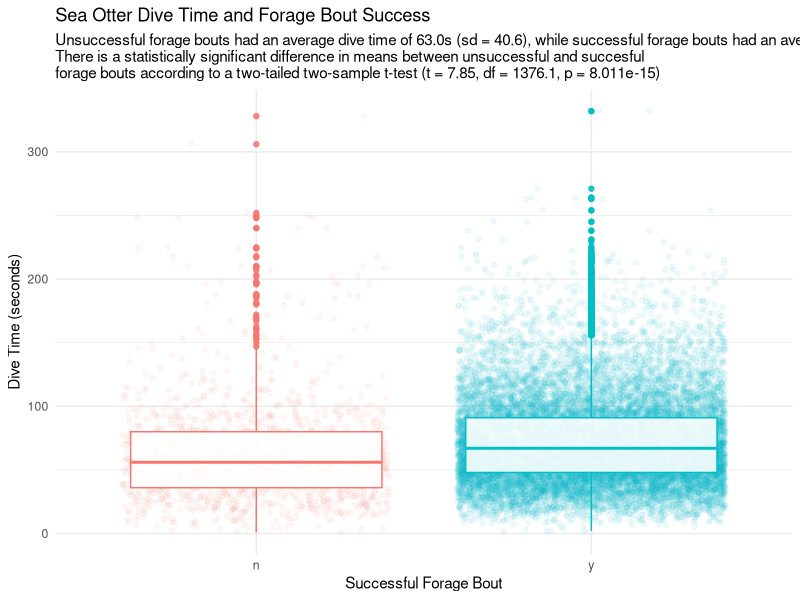
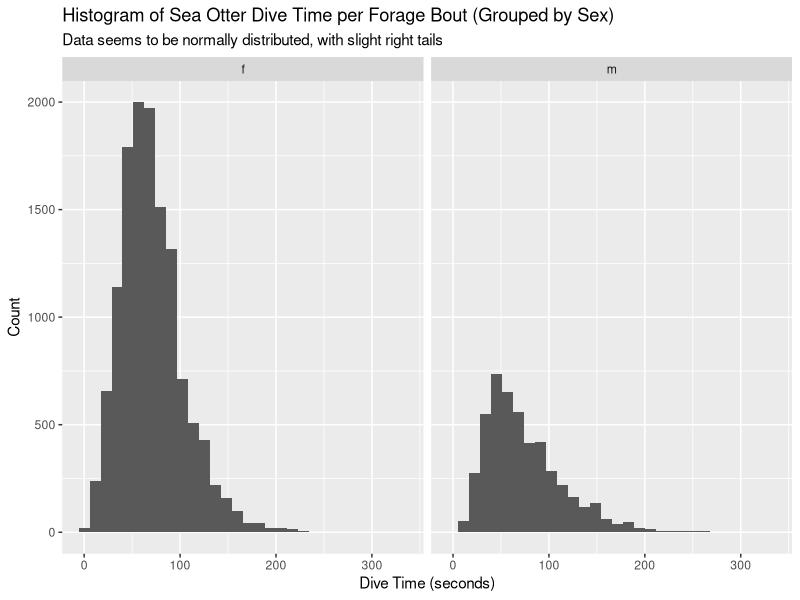
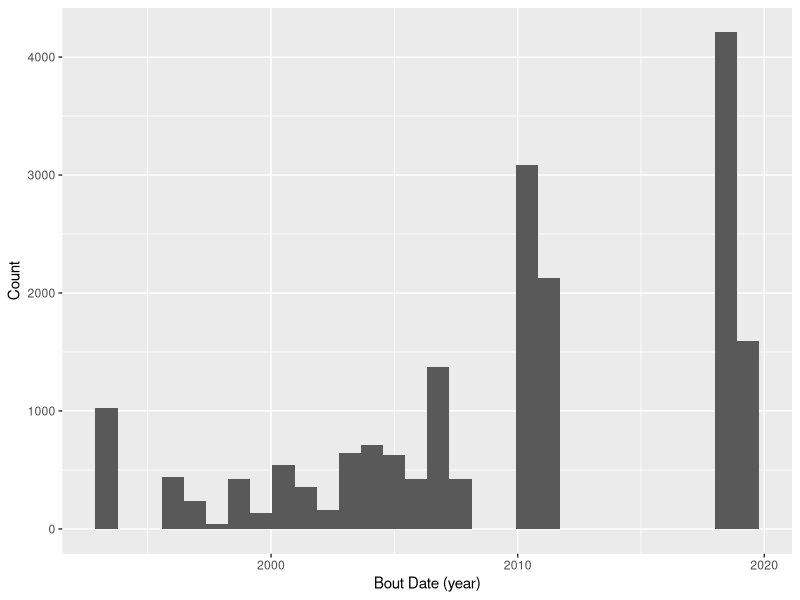

Recreate these plots in R, in order.
## ---- chunk 1
library(tidyverse)
library(here)

cleaned_seaotter_data <- read_csv(here("Data/cleaned_seaotter_data.csv"))
## ---- chunk 2
cleaned_seaotter_data <- cleaned_seaotter_data %>% 
  filter(success_cd == "y" | success_cd == "n") %>% 
  filter(sex_cd != "u")

dive_time_summary <- cleaned_seaotter_data %>%
  group_by(success_cd) %>%
  summarize(
    mean_dive_time = mean(dive_time, na.rm = TRUE),
    sd_dive_time = sd(dive_time, na.rm = TRUE),
    sample_size = n()
  ) %>%
  ungroup()

print(dive_time_summary)

cleaned_seaotter_data %>% 
  ggplot(aes(x= success_cd, y = dive_time, color = success_cd)) +
  geom_jitter(size = 1, alpha = 0.05, stroke = 1) +
  geom_boxplot(alpha= 0.88) +
  theme_minimal() +
  labs(x = "Successful Forage Bout", y = "Dive Time (seconds)", title = "Sea Otter Dive Time and Forage Bout Success", subtitle = "Unsuccessful forage bouts had an average dive time of 63.0s (sd = 40.6), while successful forage bouts had an average dive time of 72.3s (sd = 34.6).  \nThere is a statistically significant difference in means between unsuccessful and succesful \nforage bouts according to a two-tailed two-sample t-test (t = 7.85, df = 1376.1, p = 8.011e-15)") +
  theme(legend.position = "none")
## ---- chunk 3
#examining dive time by gender
ggplot(cleaned_seaotter_data, aes(x=dive_time)) +
  geom_histogram() +
  labs(x = "Dive Time (seconds)",
       y = "Count", title = "Histogram of Sea Otter Dive Time per Forage Bout (Grouped by Sex)",
       subtitle = "Data seems to be normally distributed, with slight right tails") +
  facet_grid(~sex_cd)

#examining bout date
ggplot(cleaned_seaotter_data, aes(x=bout_date)) +
  geom_histogram() +
  labs(x = "Bout Date (year)",
       y = "Count")
## ---- chunk 4
#T-Test!!!

#creating two different datasets
successful_dive_time <- cleaned_seaotter_data %>% 
  filter(success_cd == "y")
unsuccessful_dive_time <- cleaned_seaotter_data %>% 
  filter(success_cd == "n")

successful_dive_ttest <- t.test(x = successful_dive_time$dive_time,
                                     y = unsuccessful_dive_time$dive_time)

successful_dive_ttest
## ---- chunk 5
seaotter_success_site <- cleaned_seaotter_data %>%
  filter(success_cd == "y") %>%
  group_by(site_name) %>%
  count(success_cd) %>%
  rename(count_success = "n")

seaotter_failure_site <- cleaned_seaotter_data %>%
  filter(success_cd == "n") %>%
  group_by(site_name) %>%
  count(success_cd) %>%
  rename(count_failure = "n")

proportion_success_site <- seaotter_success_site %>% 
  left_join(seaotter_failure_site %>%
              select(count_failure), by = "site_name")

proportion_success_site <- proportion_success_site %>% 
  mutate(proportion_success = count_success / (count_success+count_failure))
